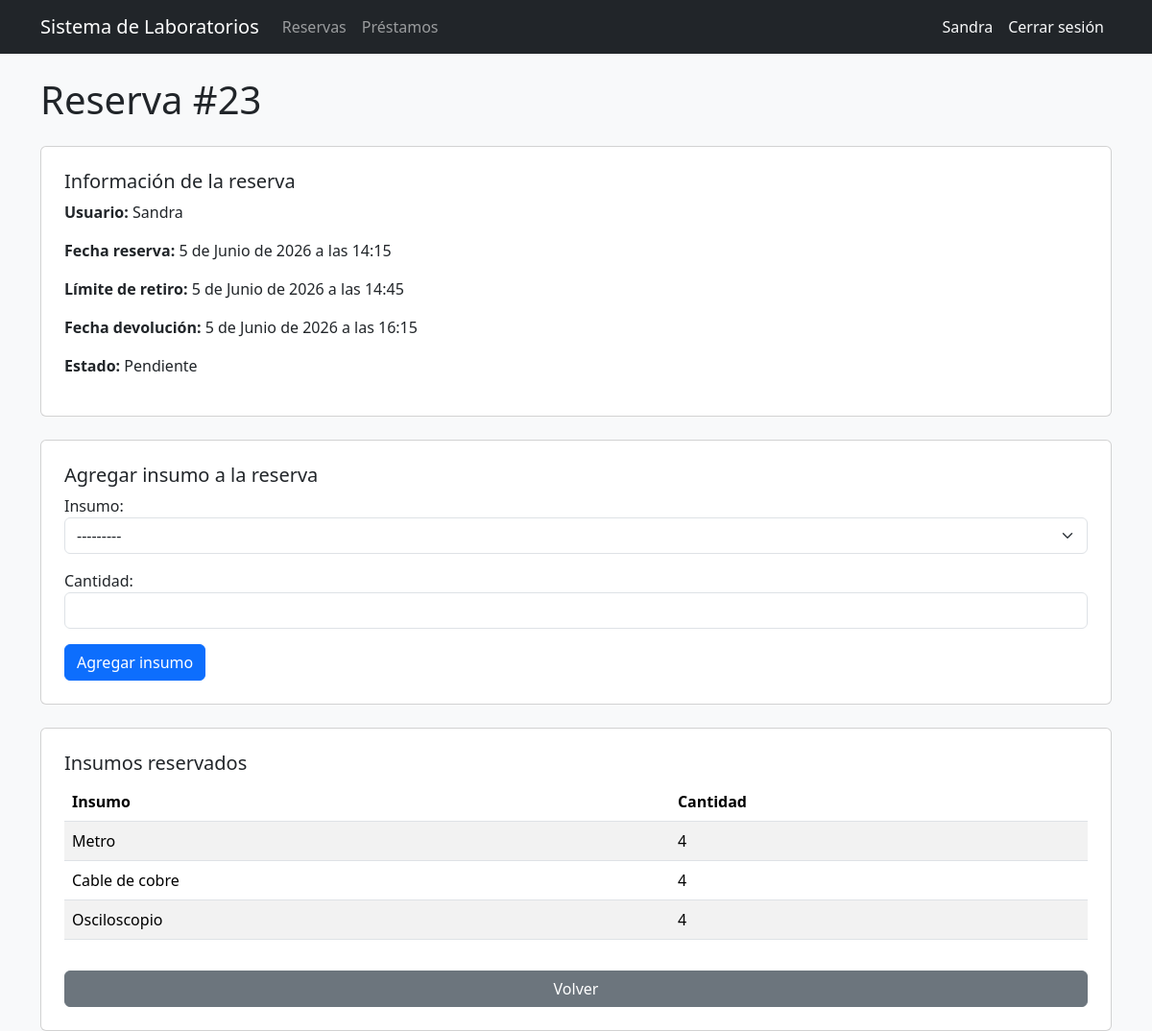
Page /reservas/23/ (signed in) on the earlier database version.
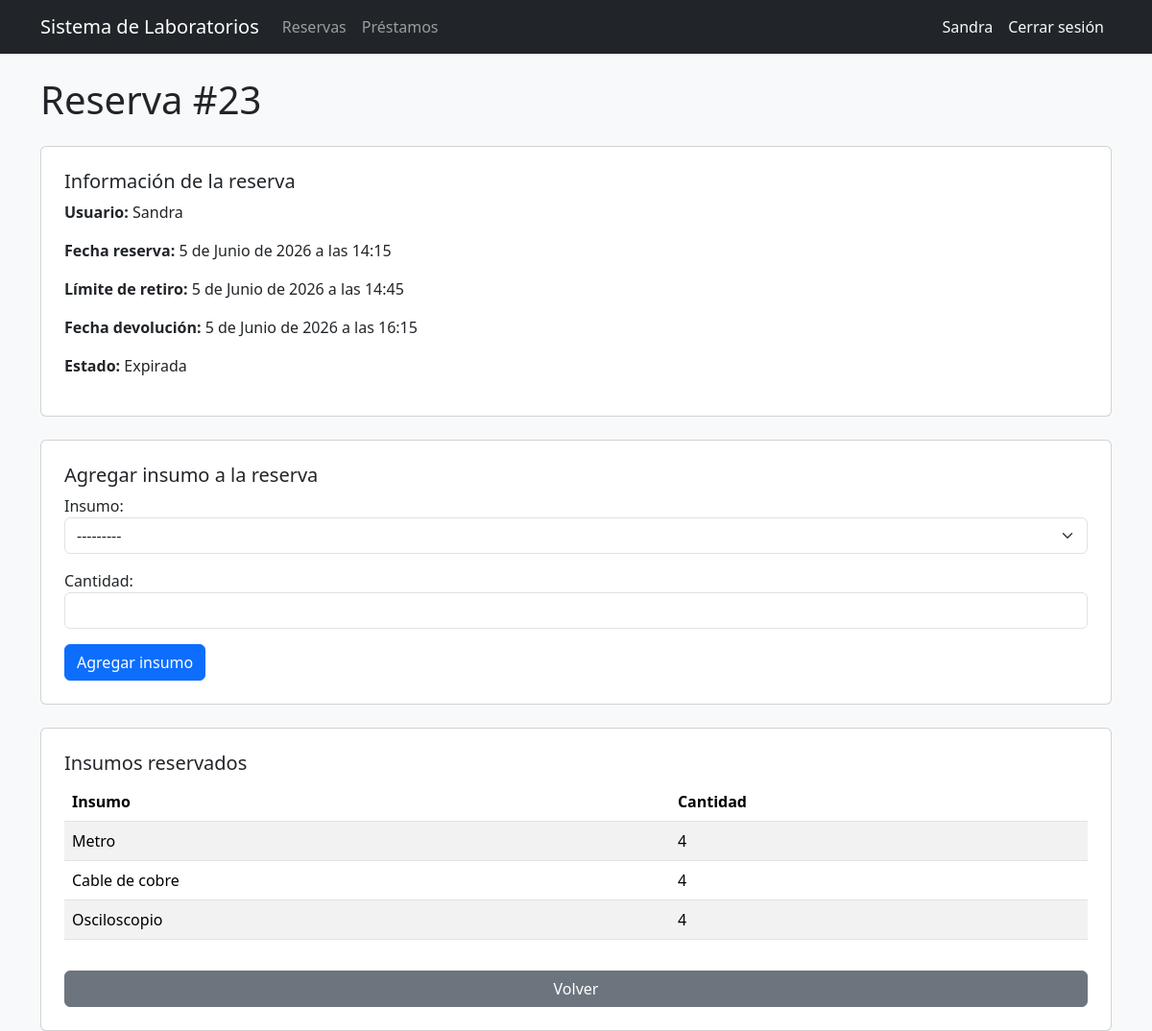
Same page on the later database version.
### reservas/models.py (models this page shows, shortened)
class Reserva(models.Model):
    usuario = models.ForeignKey(
        'users.Usuario',
        on_delete=models.CASCADE
    )
    fecha_reserva = models.DateTimeField()
    hora_limite_retiro = models.DateTimeField(
        null=True,
        blank=True
    )
    fecha_devolucion = models.DateTimeField(
        null=True,
        blank=True
    )
    estado = models.ForeignKey(
        EstadoReserva,
        on_delete=models.CASCADE,
        null=True,
        blank=True
    )
    fecha_creacion = models.DateTimeField(auto_now_add=True)

class EstadoReserva(models.Model):
    nombre = models.CharField(max_length=50)
    def __str__(self):
        return self.nombre

### users/models.py (models this page shows)
class Usuario(AbstractUser):
    codigo = models.CharField(max_length=50, unique=True, blank=True)
    programa = models.CharField(max_length=100, blank=True)
    rol = models.ForeignKey(
        Rol,
        on_delete=models.CASCADE,
        null=True,
        blank=True
    )
    def __str__(self):
        return self.username

### reservas/views.py (the view)
# urls.py: path('<int:id>/', detalle_reserva, name='detalle_reserva'),
@rol_requerido('Administrador', 'Encargado', 'Docente', 'Estudiante')
def detalle_reserva(request, id):
    reserva = get_object_or_404(Reserva, id=id)
    insumos = ReservaInsumo.objects.filter(reserva=reserva)
    if request.method == 'POST':
        form = ReservaInsumoForm(request.POST)
        if form.is_valid():
            insumo = form.save(commit=False)
            insumo.reserva = reserva
            insumo.save()
            return redirect('detalle_reserva', id=reserva.pk)
    else:
        form = ReservaInsumoForm()
    return render(
        request,
        'reservas/detalle.html',
        {
            'reserva': reserva,
            'insumos': insumos,
            'form': form
        }
    )

### reservas/forms.py
class ReservaInsumoForm(forms.ModelForm):
    class Meta:
        model = ReservaInsumo
        fields = [
            'insumo',
            'cantidad',
        ]
        widgets = {
            'insumo': forms.Select(
                attrs={
                    'class': 'form-select'
                }
            ),
            'cantidad': forms.NumberInput(
                attrs={
                    'class': 'form-control',
                    'min': 1
                }
            ),
        }

### inventario/models.py (called while the page is built)
    def __str__(self):
        return self.nombre

### templates/reservas/detalle.html (shortened to what this page needs)
{% extends 'base_general.html' %}
{% block contenido %}
<h1 class="mb-4">Reserva #{{ reserva.id }}</h1>
<div class="card p-4 mb-4">
    <h5>Información de la reserva</h5>
    <p><strong>Usuario:</strong> {{ reserva.usuario }}</p>
    <p><strong>Fecha reserva:</strong> {{ reserva.fecha_reserva }}</p>
    <p><strong>Límite de retiro:</strong> {{ reserva.hora_limite_retiro }}</p>
    <p><strong>Fecha devolución:</strong> {{ reserva.fecha_devolucion }}</p>
    <p><strong>Estado:</strong> {{ reserva.estado }}</p>
</div>
<div class="card p-4 mb-4">
    <h5>Agregar insumo a la reserva</h5>
    <form method="POST">
        {{ form.as_p }}
        <button type="submit" class="btn btn-primary">
            Agregar insumo
        </button>
    </form>
</div>
<div class="card p-4">
    <h5>Insumos reservados</h5>
    {% if insumos %}
    <table class="table table-striped">
        <thead>
            <tr>
                <th>Insumo</th>
                <th>Cantidad</th>
            </tr>
        </thead>
        <tbody>
            {% for insumo in insumos %}
            <tr>
                <td>{{ insumo.insumo.nombre }}</td>
                <td>{{ insumo.cantidad }}</td>
            </tr>
            {% endfor %}
        </tbody>
    </table>
    {% else %}
    <p class="text-muted">No hay insumos agregados aún.</p>
    {% endif %}
    <a href="/reservas/" class="btn btn-secondary mt-3">
        Volver
    </a>
</div>
{% endblock %}

Differences in the rows shown:
changed Reserva "Sandra": estado "Pendiente" → "Expirada"
